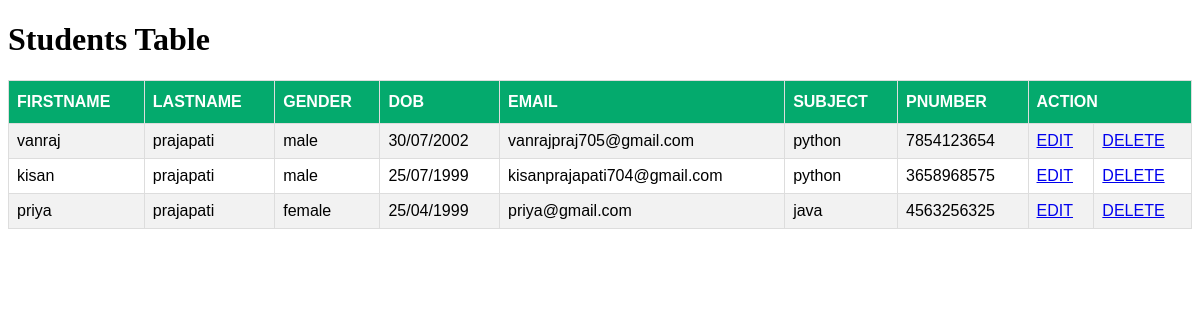
/dashboard/, run on the app's committed database.
### myapp/models.py (models this page shows, shortened)
class Students(models.Model):
    firstname = models.CharField(max_length=50)
    lastname = models.CharField(max_length=50)
    gender = models.CharField(max_length=20)
    dob = models.CharField(max_length=20)
    email = models.EmailField(max_length=30)
    password = models.CharField(max_length=50,null=True)
    subject = models.CharField(max_length=20)
    pnumber = models.CharField(max_length=15,unique=True)

### myapp/views.py (the view)
# urls.py: path('dashboard/',views.dashboard,name="dashboard"),
def dashboard(request):
    sall = Students.objects.all()
    context = {
        "sall" : sall,
    }
    return render(request,"myapp/dashboard.html",context)

### myapp/templates/myapp/dashboard.html (shortened to what this page needs)
<!DOCTYPE html>
<html>
<head>
</head>
<body>
<h1>Students Table</h1>
<table id="customers">
  <tr>
    <th>FIRSTNAME</th>
    <th>LASTNAME</th>
    <th>GENDER</th>
    <th>DOB</th>
    <th>EMAIL</th>
    <th>SUBJECT</th>
    <th>PNUMBER</th>
    <th colspan="2">ACTION</th>
  </tr>
  {% for i in sall %}
  <tr>
    <td>{{i.firstname}}</td>
    <td>{{i.lastname}}</td>
    <td>{{i.gender}}</td>
    <td>{{i.dob}}</td>
    <td>{{i.email}}</td>
    <td>{{i.subject}}</td>
    <td>{{i.pnumber}}</td>
    <td><a href="{% url 'edit-user' pk=i.id %}">EDIT</a></td>
    <td><a href="{% url 'del-user' pk=i.id %}">DELETE</a></td>
  </tr>
  {% endfor %}
</table>
</body>
</html>

### myapp/templates/myapp/dashboard.html (style rules this page uses)
#customers { font-family: Arial, Helvetica, sans-serif; border-collapse: collapse; width: 100%; }
#customers td, #customers th { border: 1px solid #ddd; padding: 8px; }
#customers tr:nth-child(even) { background-color: #f2f2f2; }
#customers th { padding-top: 12px; padding-bottom: 12px; text-align: left; background-color: #04AA6D; color: white; }

### data on the page
Students: firstname "vanraj", lastname "prajapati", gender "male", dob "30/07/2002", email "vanrajpraj705@gmail.com", subject "python", pnumber "7854123654"
Students: firstname "kisan", lastname "prajapati", gender "male", dob "25/07/1999", email "kisanprajapati704@gmail.com", subject "python", pnumber "3658968575"
Students: firstname "priya", lastname "prajapati", gender "female", dob "25/04/1999", email "priya@gmail.com", subject "java", pnumber "4563256325"
